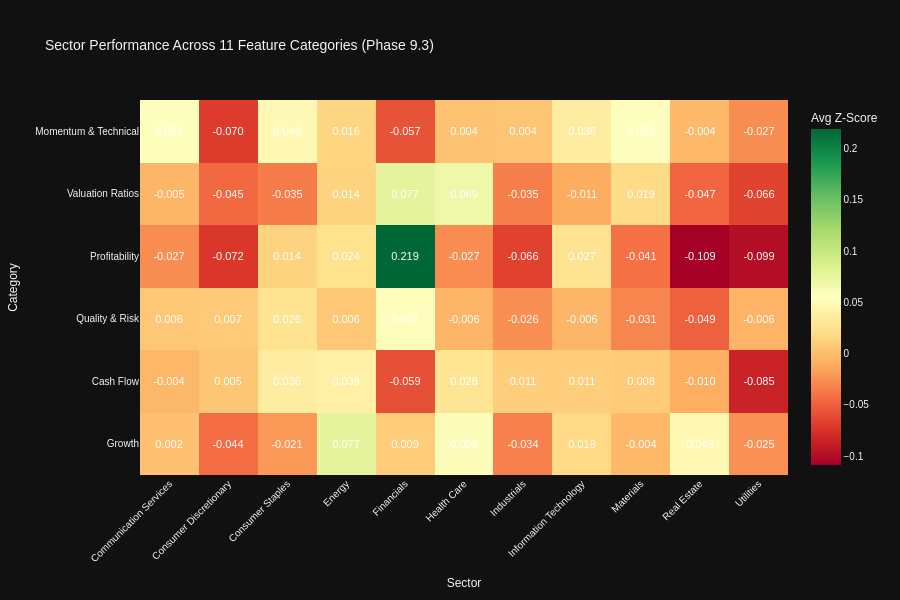

The notebook cell saved with this chart:
### Code cell
# Visualization 1: Category Heatmaps (Sector × Category)
print("\n📊 Category Performance Heatmaps:")

# Compute category scores by averaging z-scores of metrics within each category
from scipy.stats import zscore

category_sector_scores = {}

for category_name, category_metrics in category_mapping.items():
    available_in_category = [m for m in category_metrics if m in all_stocks_scaled.columns]

    if len(available_in_category) == 0:
        print(f"  ⚠️ Skipping {category_name}: No available metrics")
        continue

    # Compute z-scores for available metrics and average by sector
    category_data = all_stocks_scaled[available_in_category + ['sector']].copy()

    # Convert to numeric and compute z-scores
    for col in available_in_category:
        category_data[col] = pd.to_numeric(category_data[col], errors='coerce')

    # Compute z-scores (handle NaNs)
    z_scored_data = category_data[available_in_category].apply(lambda x: zscore(x, nan_policy='omit'))
    category_data['category_score'] = z_scored_data.mean(axis=1)

    # Aggregate by sector
    sector_scores = category_data.groupby('sector')['category_score'].mean().sort_values(ascending=False)
    category_sector_scores[category_name] = sector_scores

# Create heatmap matrix
if category_sector_scores:
    heatmap_df = pd.DataFrame(category_sector_scores).T

    # Create interactive heatmap with value annotations
    # Following code_guidelines.md Section 17.1: Heatmaps and Conditional Formatting
    fig_category_heatmap = px.imshow(
            heatmap_df,
            labels=dict(x="Sector", y="Category", color="Avg Z-Score"),
            title="Sector Performance Across 11 Feature Categories (Phase 9.3)",
            color_continuous_scale="RdYlGn",  # Diverging scale for z-scores centered at zero
            aspect="auto",
            text_auto=".3f"  # ✅ Display values formatted to 3 decimals (Section 17.1)
            )

    # Enhanced styling per Section 17.1 style guidelines
    fig_category_heatmap.update_traces(
            textfont=dict(
                    size=11,
                    color='white',  # High contrast on diverging color scale
                    family='Arial'  # Standard sans-serif font (Section 17.4)
                    )
            )

    fig_category_heatmap.update_layout(
            height=600,
            xaxis_tickangle=-45,
            font=dict(size=10, family="Arial"),
            template="plotly_dark"  # ✅ Dark mode compatible theme (Section 17.1)
            )

    fig_category_heatmap.show()
    output_path = eda_output_dir / "phase93_category_sector_heatmap.html"
    fig_category_heatmap.write_html(output_path)

    print(f"\n✓ Category heatmap visualization complete")
    print(f"  Categories visualized: {len(category_sector_scores)}")
    print(f"  Sectors analyzed: {len(heatmap_df.columns)}")
    print(f"  Output: {output_path}")

    # Display top performing sector per category
    print(f"\n  🏆 Top Performing Sectors by Category:")
    for category, scores in list(category_sector_scores.items())[:5]:
        top_sector = scores.idxmax()
        top_score = scores.max()
        print(f"    {category}: {top_sector} (z-score: {top_score:.2f})")
else:
    print("  ⚠️ No category data available for visualization")

### Figure 1 — Plotly figure (JSON) as saved in the notebook; plotly's stock layout.template omitted (floating-point values rounded to 4 significant figures)
{"data": [{"coloraxis": "coloraxis", "name": "0", "texttemplate": "%{z:.3f}", "x": ["Communication Services", "Consumer Discretionary", "Consumer Staples", "Energy", "Financials", "Health Care", "Industrials", "Information Technology", "Materials", "Real Estate", "Utilities"], "y": ["Momentum & Technical", "Valuation Ratios", "Profitability", "Quality & Risk", "Cash Flow", "Growth"], "z": [[0.05613, -0.06952, 0.04897, 0.01553, -0.05741, 0.003642, 0.003759, 0.03605, 0.05572, -0.004024, -0.02713], [-0.004914, -0.04522, -0.03513, 0.01447, 0.07727, 0.0691, -0.03472, -0.01102, 0.01919, -0.04703, -0.06587], [-0.02715, -0.07224, 0.01405, 0.02432, 0.2191, -0.02745, -0.06609, 0.02659, -0.04109, -0.1088, -0.09938], [0.006187, 0.007327, 0.02633, 0.006486, 0.05282, -0.005582, -0.02595, -0.005763, -0.0307, -0.04945, -0.006238], [-0.004326, 0.00506, 0.03571, 0.03936, -0.05881, 0.02759, 0.0106, 0.01062, 0.008345, -0.01036, -0.08497], [0.001925, -0.04377, -0.02103, 0.07677, 0.009183, 0.05894, -0.03374, 0.01843, -0.003733, 0.04853, -0.02481]], "type": "heatmap", "xaxis": "x", "yaxis": "y", "hovertemplate": "Sector: %{x}<br>Category: %{y}<br>Avg Z-Score: %{z}<extra></extra>", "textfont": {"color": "white", "family": "Arial", "size": 11}}], "layout": {"xaxis": {"anchor": "y", "domain": [0.0, 1.0], "title": {"text": "Sector"}, "tickangle": -45}, "yaxis": {"anchor": "x", "domain": [0.0, 1.0], "autorange": "reversed", "title": {"text": "Category"}}, "coloraxis": {"colorbar": {"title": {"text": "Avg Z-Score"}}, "colorscale": [[0.0, "rgb(165,0,38)"], [0.1, "rgb(215,48,39)"], [0.2, "rgb(244,109,67)"], [0.3, "rgb(253,174,97)"], [0.4, "rgb(254,224,139)"], [0.5, "rgb(255,255,191)"], [0.6, "rgb(217,239,139)"], [0.7, "rgb(166,217,106)"], [0.8, "rgb(102,189,99)"], [0.9, "rgb(26,152,80)"], [1.0, "rgb(0,104,55)"]]}, "title": {"text": "Sector Performance Across 11 Feature Categories (Phase 9.3)"}, "font": {"size": 10, "family": "Arial"}, "height": 600}}
